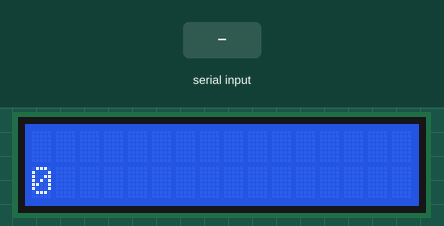
This sketch was run on a simulated Arduino Uno, built with avr-gcc and run on an emulated ATmega328P. On the bench: 16×2 character LCD. The inputs (shaded band) are chosen by the test bench. What the sketch prints to the serial monitor is not drawn.

Above: at 0.1 s.
At 1.2 s:
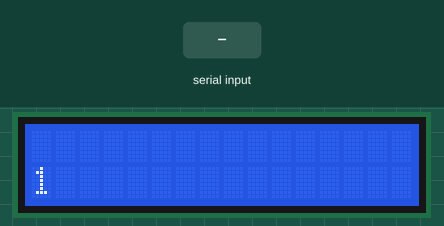
1.3 s: "1\n" received over Serial
At 2.5 s:
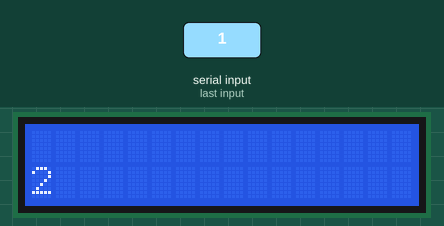
Timing chart, 0 to 4.3 s (numbered marks = the images above; inputs shaded):
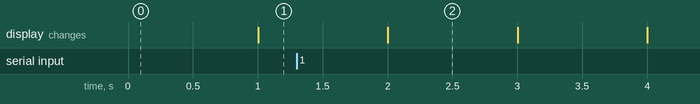

Measured:
- what the display in image 2 shows lasts 1.0 s, from 2.0 s to 3.0 s

The sketch:

sketch_mar06a.ino
```cpp
String RX_string = "";
String RX_string_displayed = "";
int RX_string_length = 0;
char RX_byte = '\n';

// include the library code:
#include "Wire.h"
#include "Adafruit_LiquidCrystal.h"

// Connect via i2c, default address #0 (A0-A2 not jumpered)
Adafruit_LiquidCrystal lcd(0);

void setup() {

  Serial.begin(9600);
  while (!Serial) {
    ; // wait for serial port to connect. Needed for native USB port only
  }
  Serial.println("Waiting for input...");

  // set up the LCD's number of rows and columns:
  lcd.begin(16, 2);
  // Print a message to the LCD.
  // lcd.print("hello, world!");
}

void loop() {

  if(Serial.available() > 0) {
    RX_byte = Serial.read();

    if(RX_byte != '0' && RX_string_length != 16) {

      Serial.println(RX_byte);

      if(RX_byte != '\n') {
        RX_string += RX_byte;
        RX_string_length += 1;
      }
    }

    else {
      lcd.setCursor(0, 0);
      lcd.print("                ");
      RX_string_displayed = RX_string;
      RX_string = "";
      RX_string_length = 0;

      Serial.println(RX_string_displayed);
      lcd.setCursor(0, 0);
      lcd.print(RX_string_displayed);
    }
  }
  // set the cursor to column 0, line 1
  // (note: line 1 is the second row, since counting begins with 0):
  lcd.setCursor(0, 1);
  // print the number of seconds since reset:
  lcd.print(millis()/1000);
}
```
